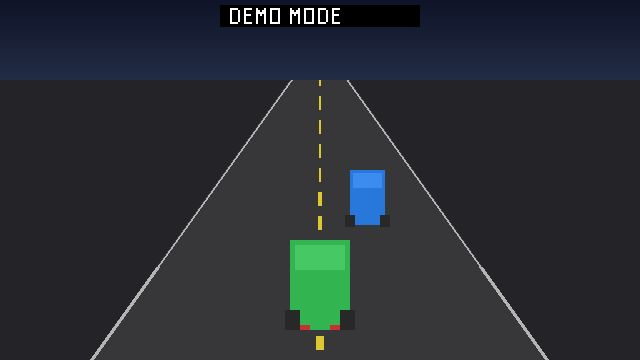
#> input picture v4/test/test-frame.jpg, 640 x 360 px; its folder holds only this picture in this run
$ python grader.py test-frame.jpg   (older library calls are emulated)
#> lines starting #> are read from the running program, lines starting #| are printed output that depends on the picture
#!/usr/bin/env python3
"""
grader.py - Automated visual quality grading for Shadow Driver gameplay screenshots.

Takes a directory of gameplay screenshots (PNG/JPEG) and produces a structured
quality report without requiring a running game server or browser.

Checks performed:
  1. Black frame detection     (mean pixel value < threshold)
  2. Frozen frame detection    (SSIM > 0.99 between consecutive frames)
  3. HUD element detection     (speedometer region has content above noise floor)
  4. Visual quality scoring    (sharpness via Laplacian variance, colorfulness,
                                contrast, brightness -- all no-reference metrics)

Dependencies:
  Required:  numpy, Pillow        (pip install numpy Pillow)
  Optional:  opencv-python        (pip install opencv-python)  -- enables SSIM

Usage:
  python3 grader.py /path/to/screenshots/                     # grade a directory
  python3 grader.py /path/to/screenshots/ --json              # JSON output only
  python3 grader.py /path/to/screenshots/ --html report.html  # HTML report
  python3 grader.py screenshot_001.png                        # grade a single file

Exit codes:
  0 = PASS  (quality_score >= 50, no critical failures)
  1 = FAIL  (quality_score < 50, or >50% black/frozen frames)
  2 = ERROR (bad input, missing files)
"""

import argparse
import json
import math
import os
import sys
from dataclasses import asdict, dataclass, field
from pathlib import Path
from typing import Optional

import numpy as np
from PIL import Image

# ---------------------------------------------------------------------------
# Optional OpenCV import (for SSIM)
# ---------------------------------------------------------------------------
try:
    import cv2
    CV2_AVAILABLE = True
except ImportError:
    CV2_AVAILABLE = False

# ---------------------------------------------------------------------------
# Configuration
# ---------------------------------------------------------------------------

# Black frame detection
BLACK_MEAN_THRESHOLD = 10       # mean pixel value below this = black frame
BLACK_NONBLACK_RATIO = 0.03    # fraction of pixels > 10 required to be non-black

# Frozen frame detection (SSIM threshold)
FROZEN_SSIM_THRESHOLD = 0.99   # SSIM > this between consecutive = frozen
# Fallback when no opencv: use normalized MAE
FROZEN_MAE_THRESHOLD = 1.5     # mean absolute pixel diff < this = frozen

# HUD detection regions (as fraction of image dimensions)
# These regions are where we expect HUD elements in Shadow Driver v3
HUD_REGIONS = {
    # Speedometer: bottom-left area (ArcSpeedometer component)
    "speedometer": {"x1": 0.02, "y1": 0.70, "x2": 0.18, "y2": 0.98},
    # Gap timer / lap info: top center
    "top_bar": {"x1": 0.30, "y1": 0.01, "x2": 0.70, "y2": 0.08},
    # Minimap: bottom-right corner
    "minimap": {"x1": 0.80, "y1": 0.70, "x2": 0.99, "y2": 0.99},
}

# Minimum edge density (Sobel magnitude) in a HUD region to consider it "has content"
HUD_EDGE_THRESHOLD = 15.0

# Quality scoring weights
QUALITY_WEIGHTS = {
    "sharpness": 0.30,     # Laplacian variance (higher = sharper)
    "colorfulness": 0.25,  # Hasler-Suesstrunk colorfulness metric
    "contrast": 0.20,      # RMS contrast
    "brightness": 0.15,    # Penalize too dark or too bright
    "saturation": 0.10,    # Color saturation
}


# ---------------------------------------------------------------------------
# Data structures
# ---------------------------------------------------------------------------

@dataclass
class FrameGrade:
    """Quality assessment for a single screenshot."""
    filename: str
    is_black: bool = False
    is_frozen: bool = False            # relative to previous frame
    hud_visible: dict = field(default_factory=dict)  # region -> bool
    sharpness: float = 0.0             # Laplacian variance
    colorfulness: float = 0.0          # Hasler-Suesstrunk metric
    contrast: float = 0.0             # RMS contrast
    brightness: float = 0.0           # mean luminance (0-255)
    saturation: float = 0.0           # mean saturation (0-255)
    quality_score: float = 0.0        # composite 0-100
    notes: list = field(default_factory=list)


@dataclass
class GradeReport:
    """Aggregate grading report for a set of screenshots."""
    directory: str
    total_frames: int = 0
    black_frames: int = 0
    frozen_frames: int = 0
    hud_visible_counts: dict = field(default_factory=dict)
    avg_quality_score: float = 0.0
    min_quality_score: float = 0.0
    max_quality_score: float = 0.0
    avg_sharpness: float = 0.0
    avg_colorfulness: float = 0.0
    avg_contrast: float = 0.0
    verdict: str = "UNKNOWN"           # PASS / FAIL / DEGRADED
    frames: list = field(default_factory=list)
    notes: list = field(default_factory=list)


# ---------------------------------------------------------------------------
# Image metrics (no-reference, numpy/Pillow only)
# ---------------------------------------------------------------------------

def compute_sharpness(gray_np: np.ndarray) -> float:
    """
    Sharpness via Laplacian variance.

    The Laplacian highlights edges. The variance of the Laplacian response
    correlates with image sharpness: blurry images have low variance (few
    strong edges), sharp images have high variance.

    Uses a 3x3 Laplacian kernel convolved via numpy (no opencv needed).
    Returns the variance of the Laplacian response (typical range 0-5000+
    for game screenshots).
    """
    if CV2_AVAILABLE:
        lap = cv2.Laplacian(gray_np, cv2.CV_64F)
        return float(lap.var())

    # Pure numpy fallback: convolve with Laplacian kernel
    # Kernel: [[0, 1, 0], [1, -4, 1], [0, 1, 0]]
    h, w = gray_np.shape
    if h < 3 or w < 3:
        return 0.0
    img = gray_np.astype(np.float64)
    # Pad to handle borders
    padded = np.pad(img, 1, mode='edge')
    lap = (padded[0:-2, 1:-1] + padded[2:, 1:-1] +
           padded[1:-1, 0:-2] + padded[1:-1, 2:] -
           4 * padded[1:-1, 1:-1])
    return float(np.var(lap))


def compute_colorfulness(rgb_np: np.ndarray) -> float:
    """
    Colorfulness metric from Hasler & Suesstrunk (2003).

    Measures how vivid/colorful an image is. Grayscale images score ~0,
    highly saturated images score 100+.

    Formula:
      rg = R - G
      yb = 0.5*(R + G) - B
      colorfulness = sqrt(sigma_rg^2 + sigma_yb^2) + 0.3 * sqrt(mu_rg^2 + mu_yb^2)
    """
    R = rgb_np[:, :, 0].astype(np.float64)
    G = rgb_np[:, :, 1].astype(np.float64)
    B = rgb_np[:, :, 2].astype(np.float64)

    rg = R - G
    yb = 0.5 * (R + G) - B

    sigma_rg = np.std(rg)
    sigma_yb = np.std(yb)
    mu_rg = np.mean(rg)
    mu_yb = np.mean(yb)

    colorfulness = math.sqrt(sigma_rg ** 2 + sigma_yb ** 2) + 0.3 * math.sqrt(mu_rg ** 2 + mu_yb ** 2)
    return float(colorfulness)


def compute_contrast(gray_np: np.ndarray) -> float:
    """
    RMS contrast: standard deviation of pixel intensities.
    Typical range: 0-80 for game screenshots.
    """
    return float(np.std(gray_np.astype(np.float64)))


def compute_brightness(gray_np: np.ndarray) -> float:
    """Mean luminance (0-255)."""
    return float(np.mean(gray_np))


def compute_saturation(rgb_np: np.ndarray) -> float:
    """
    Mean saturation from the HSV color space.
    Uses Pillow for the conversion (no opencv needed).
    """
    img = Image.fromarray(rgb_np)
    hsv = img.convert("HSV")
    hsv_np = np.array(hsv)
    return float(np.mean(hsv_np[:, :, 1]))


# ---------------------------------------------------------------------------
# SSIM (Structural Similarity Index)
# ---------------------------------------------------------------------------

# [49 lines left out: functions compute_ssim, compute_mae, not called in this run]


# ---------------------------------------------------------------------------
# HUD detection
# ---------------------------------------------------------------------------

def detect_hud_region(gray_np: np.ndarray, region: dict) -> bool:
    """
    Check if a HUD region has meaningful content (not empty/transparent).

    Method: compute edge density via Sobel-like gradient magnitude.
    HUD elements (text, gauges, borders) produce strong edges.
    Empty/transparent areas have low edge density.

    region: dict with x1, y1, x2, y2 as fractions of image dimensions.
    Returns True if the region appears to contain HUD content.
    """
    h, w = gray_np.shape
    y1 = int(region["y1"] * h)
    y2 = int(region["y2"] * h)
    x1 = int(region["x1"] * w)
    x2 = int(region["x2"] * w)

    crop = gray_np[y1:y2, x1:x2].astype(np.float64)
    if crop.size == 0:
        return False

    # Compute gradient magnitude using simple Sobel-like differences
    if crop.shape[0] < 3 or crop.shape[1] < 3:
        return False

    # Horizontal gradient
    gx = crop[:, 2:] - crop[:, :-2]
    # Vertical gradient
    gy = crop[2:, :] - crop[:-2, :]

    # Trim to matching size
    min_h = min(gx.shape[0], gy.shape[0])
    min_w = min(gx.shape[1], gy.shape[1])
    gx = gx[:min_h, :min_w]
    gy = gy[:min_h, :min_w]

    magnitude = np.sqrt(gx ** 2 + gy ** 2)
    edge_density = np.mean(magnitude)

    return edge_density > HUD_EDGE_THRESHOLD


# ---------------------------------------------------------------------------
# Composite quality score
# ---------------------------------------------------------------------------

def compute_quality_score(sharpness: float, colorfulness: float,
                          contrast: float, brightness: float,
                          saturation: float) -> float:
    """
    Compute a composite quality score (0-100) from individual metrics.

    Each metric is normalized to a 0-100 scale based on empirical ranges
    from typical game screenshots, then combined with weights.

    Scoring philosophy:
    - A normal game screenshot with clear video, visible HUD, and decent
      visual quality should score 60-80.
    - A black screen scores near 0.
    - A screenshot with compression artifacts or blur scores 30-50.
    - An excellent, sharp, colorful screenshot scores 80-100.
    """
    # Normalize each metric to 0-100
    # Sharpness: typical range 50-3000+ for game screenshots
    #   < 50 = very blurry, > 2000 = very sharp
    sharpness_norm = min(100, max(0, (sharpness - 20) / 20)) * 100
    sharpness_norm = min(100, sharpness_norm)

    # Colorfulness: typical range 0-100+ for game screenshots
    #   < 10 = nearly grayscale, > 60 = very colorful
    colorfulness_norm = min(100, max(0, colorfulness / 0.8))

    # Contrast: typical range 10-80
    #   < 15 = very low contrast, > 60 = high contrast
    contrast_norm = min(100, max(0, (contrast - 5) / 0.6))

    # Brightness: penalize too dark (<30) or too bright (>230)
    #   Ideal range: 60-180
    if brightness < 30:
        brightness_norm = brightness / 30 * 50
    elif brightness > 230:
        brightness_norm = (255 - brightness) / 25 * 50
    else:
        # Map 30-180 to 50-100, 180-230 to 100-50
        if brightness <= 180:
            brightness_norm = 50 + (brightness - 30) / 150 * 50
        else:
            brightness_norm = 100 - (brightness - 180) / 50 * 50
    brightness_norm = max(0, min(100, brightness_norm))

    # Saturation: typical range 20-120
    saturation_norm = min(100, max(0, saturation / 1.2))

    # Weighted combination
    score = (
        QUALITY_WEIGHTS["sharpness"] * sharpness_norm +
        QUALITY_WEIGHTS["colorfulness"] * colorfulness_norm +
        QUALITY_WEIGHTS["contrast"] * contrast_norm +
        QUALITY_WEIGHTS["brightness"] * brightness_norm +
        QUALITY_WEIGHTS["saturation"] * saturation_norm
    )

    return round(max(0, min(100, score)), 1)


# ---------------------------------------------------------------------------
# Single frame grading
# ---------------------------------------------------------------------------

def grade_frame(filepath: str, prev_gray: Optional[np.ndarray] = None) -> tuple[FrameGrade, np.ndarray]:
    """
    Grade a single screenshot.

    Args:
        filepath: path to PNG/JPEG screenshot
        prev_gray: grayscale numpy array of the previous frame (for frozen detection)

    Returns:
        (FrameGrade, gray_np) where gray_np can be passed as prev_gray to the next call
    """
#> called with filepath = 'test-frame.jpg'
    grade = FrameGrade(filename=os.path.basename(filepath))

    try:
        img = Image.open(filepath).convert("RGB")
#> img is the input picture: PIL image 640x360 RGB; mean R, G, B 40.8, 45.1, 51
    except Exception as e:
        grade.notes.append(f"Failed to open: {e}")
        grade.is_black = True
        return grade, np.zeros((1, 1), dtype=np.uint8)

    rgb_np = np.array(img)
    gray_np = np.array(img.convert("L"))
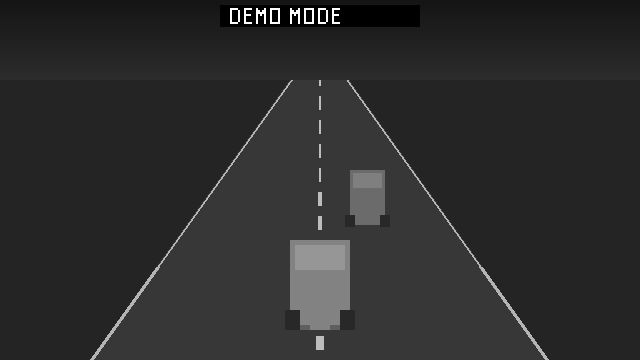
#> gray_np: shape (360, 640); min 0, max 255, mean 44.5

    # --- Black frame detection ---
    mean_val = float(np.mean(gray_np))
#> mean_val = 44.51
    non_black_count = np.sum(gray_np > 10)
#> non_black_count = 226686
    non_black_ratio = non_black_count / gray_np.size
#> non_black_ratio = 0.984

    if mean_val < BLACK_MEAN_THRESHOLD or non_black_ratio < BLACK_NONBLACK_RATIO:
        grade.is_black = True
        grade.notes.append(f"Black frame (mean={mean_val:.1f}, non_black={non_black_ratio:.3f})")

    # --- Frozen frame detection ---
    if prev_gray is not None and not grade.is_black:
        if CV2_AVAILABLE or True:  # Always try SSIM first, fallback to MAE
            ssim = compute_ssim(gray_np, prev_gray)
            if ssim > FROZEN_SSIM_THRESHOLD:
                grade.is_frozen = True
                grade.notes.append(f"Frozen frame (SSIM={ssim:.4f})")
        else:
            mae = compute_mae(gray_np, prev_gray)
            if mae < FROZEN_MAE_THRESHOLD:
                grade.is_frozen = True
                grade.notes.append(f"Frozen frame (MAE={mae:.2f})")

    # --- HUD element detection ---
    for region_name, region_coords in HUD_REGIONS.items():
        visible = detect_hud_region(gray_np, region_coords)
        grade.hud_visible[region_name] = visible
#> this loop made 3 passes
#> (edge_density in detect_hud_region, visible) on passes 1 to 3: (1.81, False), (57.51, True), (3.7, False)
#> pass 1, in detect_hud_region, `crop = gray_np[y1:y2, x1:x2].astype(np.float64)`:
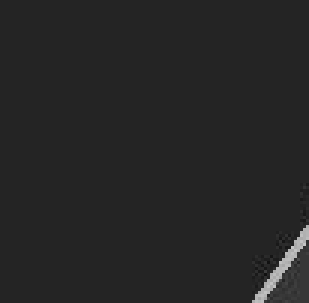
#> crop: shape (101, 103) float64 (shown 3 times larger); min 16, max 198, mean 37.6
#> pass 1, in detect_hud_region, `gx = crop[:, 2:] - crop[:, :-2]`:
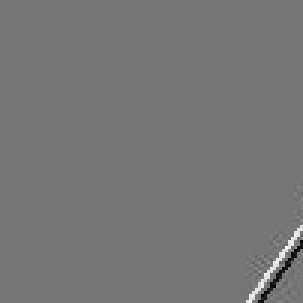
#> gx: shape (101, 101) float64 (shown 3 times larger); min -152, max 175, mean 0.2; drawn with min black and max white
#> after the loop, grade.hud_visible = {'speedometer': False, 'top_bar': True, 'minimap': False}

    # --- Visual quality metrics ---
    grade.sharpness = compute_sharpness(gray_np)
#> in compute_sharpness, `lap = cv2.Laplacian(gray_np, cv2.CV_64F)`:
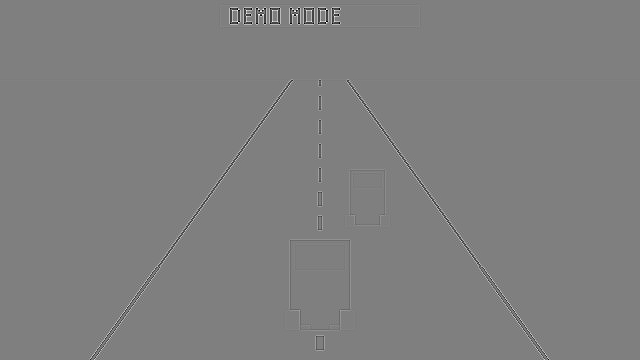
#> lap: shape (360, 640) float64; min -534, max 534, mean 0; drawn with min black and max white
#> grade.sharpness = 1031.1
    grade.colorfulness = compute_colorfulness(rgb_np)
#> in compute_colorfulness, `R = rgb_np[:, :, 0].astype(np.float64)`:
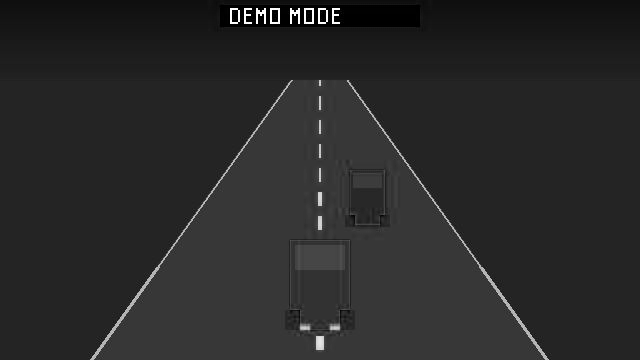
#> R: shape (360, 640) float64; min 0, max 255, mean 40.8
#> in compute_colorfulness, `G = rgb_np[:, :, 1].astype(np.float64)`:
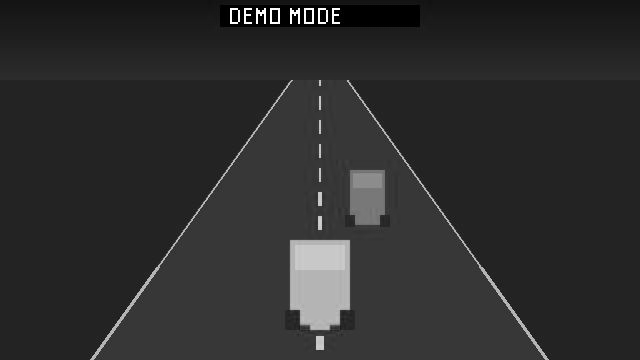
#> G: shape (360, 640) float64; min 0, max 255, mean 45.1
#> (the rest of the program and of its run is left out)
